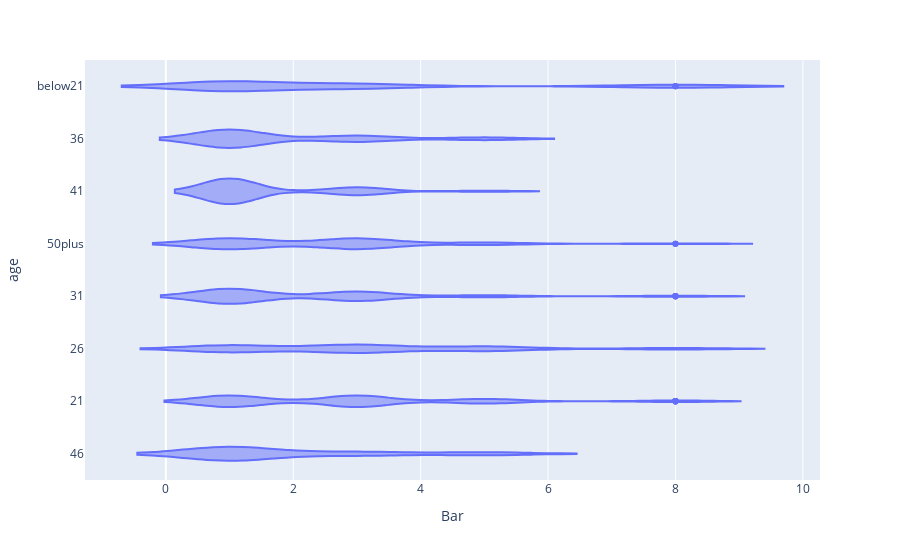

The notebook cell saved with this chart:
### Markdown cell above
4. Compare the acceptance rate between drivers who go to a bar more than once a month and are over the age of 25 to the all others.  Is there a difference?

### Code cell
DataCoupon_Copy['age'].unique()
DataCoupon_Copy['Bar'].unique()
len(DataCoupon_Copy)
DataCoupon_Bar = DataCoupon_Copy.query('Bar ==[1,5,3,8]')
#len(DataCoupon_Bar)
fig = sns.barplot(x="Bar",y='age', data=DataCoupon_Bar)
plt.xlabel("Age")
plt.ylabel("Count")
plt.title("Count of Bar Visits based on age")
plt.show(fig)

fig2= px.scatter(DataCoupon_Bar, x = "age", y = "Bar")
fig2

fig3 = px.violin(DataCoupon_Bar, x = "Bar", y = "age")
fig3

### Figure 1 — Plotly figure (JSON) as saved in the notebook; plotly's stock layout.template omitted (floating-point values rounded to 4 significant figures; data arrays with more than 128 entries replaced by an {"elided": "..."} marker saying what was removed)
{"data": [{"alignmentgroup": "True", "box": {"visible": false}, "hovertemplate": "Bar=%{x}<br>age=%{y}<extra></extra>", "legendgroup": "", "marker": {"color": "#636efa"}, "name": "", "offsetgroup": "", "orientation": "h", "scalegroup": "True", "showlegend": false, "type": "violin", "x": {"elided": "1166 int values"}, "x0": " ", "xaxis": "x", "y": {"elided": "1166 str values"}, "y0": " ", "yaxis": "y"}], "layout": {"legend": {"tracegroupgap": 0}, "margin": {"t": 60}, "violinmode": "group", "xaxis": {"anchor": "y", "domain": [0, 1], "title": {"text": "Bar"}}, "yaxis": {"anchor": "x", "domain": [0, 1], "title": {"text": "age"}}}}
